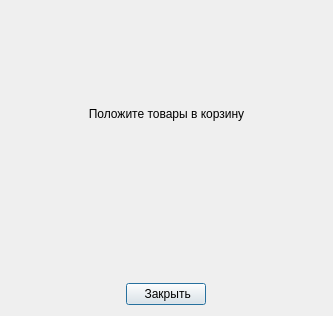
<?xml version="1.0" encoding="UTF-8"?>
<ui version="4.0">
 <class>AddItemsNotification</class>
 <widget class="QDialog" name="AddItemsNotification">
  <property name="geometry">
   <rect>
    <x>0</x>
    <y>0</y>
    <width>333</width>
    <height>316</height>
   </rect>
  </property>
  <property name="windowTitle">
   <string>Ошибка</string>
  </property>
  <layout class="QVBoxLayout" name="verticalLayout" stretch="144,0,233,0">
   <item>
    <spacer name="verticalSpacer">
     <property name="orientation">
      <enum>Qt::Orientation::Vertical</enum>
     </property>
     <property name="sizeHint" stdset="0">
      <size>
       <width>20</width>
       <height>40</height>
      </size>
     </property>
    </spacer>
   </item>
   <item>
    <widget class="QLabel" name="label">
     <property name="sizePolicy">
      <sizepolicy hsizetype="Preferred" vsizetype="Preferred">
       <horstretch>0</horstretch>
       <verstretch>0</verstretch>
      </sizepolicy>
     </property>
     <property name="text">
      <string>Положите товары в корзину</string>
     </property>
     <property name="alignment">
      <set>Qt::AlignmentFlag::AlignCenter</set>
     </property>
    </widget>
   </item>
   <item>
    <spacer name="verticalSpacer_2">
     <property name="orientation">
      <enum>Qt::Orientation::Vertical</enum>
     </property>
     <property name="sizeHint" stdset="0">
      <size>
       <width>20</width>
       <height>40</height>
      </size>
     </property>
    </spacer>
   </item>
   <item alignment="Qt::AlignmentFlag::AlignHCenter">
    <widget class="QPushButton" name="pushButton">
     <property name="sizePolicy">
      <sizepolicy hsizetype="Fixed" vsizetype="Fixed">
       <horstretch>0</horstretch>
       <verstretch>0</verstretch>
      </sizepolicy>
     </property>
     <property name="layoutDirection">
      <enum>Qt::LayoutDirection::LeftToRight</enum>
     </property>
     <property name="text">
      <string> Закрыть</string>
     </property>
    </widget>
   </item>
  </layout>
 </widget>
 <resources/>
 <connections>
  <connection>
   <sender>pushButton</sender>
   <signal>clicked()</signal>
   <receiver>AddItemsNotification</receiver>
   <slot>close()</slot>
   <hints>
    <hint type="sourcelabel">
     <x>199</x>
     <y>279</y>
    </hint>
    <hint type="destinationlabel">
     <x>199</x>
     <y>149</y>
    </hint>
   </hints>
  </connection>
 </connections>
</ui>
